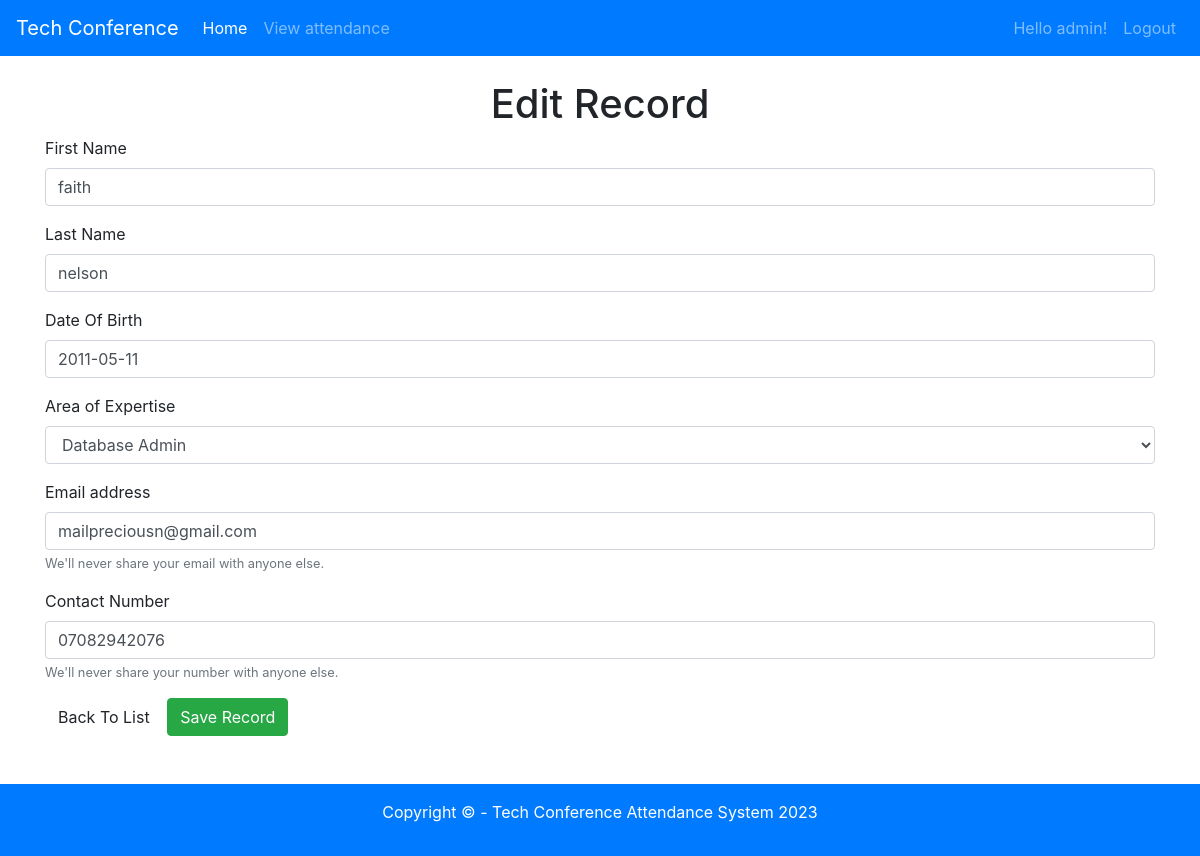
/edit.php?id=5 (signed in), run on the app's committed database.
### tables this page shows
CREATE TABLE `attendance` (
  `attendance_id` int(11) NOT NULL,
  `firstname` varchar(100) NOT NULL,
  `lastname` varchar(1000) NOT NULL,
  `dateofbirth` date NOT NULL,
  `emailaddress` varchar(250) NOT NULL,
  `contactnumber` varchar(16) NOT NULL,
  `specialty_id` int(11) NOT NULL,
  `avatar_path` varchar(200) DEFAULT NULL
);

### db/conn.php (called while the page is built, shortened)
<?php
    $host = '127.0.0.1';
    $db = 'attendance_db';
    $user = 'root';
    $pass = '';
    $charset = 'utf8mb4';
    $dsn = "mysql:host=$host;dbname=$db;charset=$charset";
    try{
        $pdo = new PDO($dsn, $user, $pass);
       $pdo->setAttribute(PDO::ATTR_ERRMODE, PDO::ERRMODE_EXCEPTION);
    } catch(PDOException $e) {
        throw new PDOException($e->getMessage());
    }
    require_once 'crud.php';
    $crud = new crud($pdo);
?>

### db/crud.php (called while the page is built, shortened)
<?php
    class crud{
        private $db;
        function __construct($conn){
            $this->db = $conn;
        }
        public function getattendanceDetails($id){
           try{
                $sql = "select * from attendance a inner join specialties s on a.specialty_id = s.specialty_id
                where attendance_id = :id";
                $stmt = $this->db->prepare($sql);
                $stmt->bindparam(':id', $id);
                $stmt->execute();
                $result = $stmt->fetch();
                return $result;
           }catch (PDOException $e) {
                echo $e->getMessage();
                return false;
            }
        }
        public function getSpecialties(){
            try{
                $sql = "SELECT * FROM `specialties`";
                $result = $this->db->query($sql);
                return $result;
            }catch (PDOException $e) {
                echo $e->getMessage();
                return false;
            }
        }
    }
?>

### edit.php (the view, shortened to what this page needs)
<?php
    require_once 'includes/header.php';
    require_once 'db/conn.php';
    $results = $crud->getSpecialties();
    if(!isset($_GET['id']))
    {
        include 'includes/errormessage.php';
        header("Location: viewrecords.php");
    }
    else{
        $id = $_GET['id'];
        $attendance = $crud->getattendanceDetails($id);
?>
    <h1 class="text-center">Edit Record </h1>
    <form method="post" action="editpost.php">
        <div class="form-group">
            <label for="firstname">First Name</label>
            <input type="text" class="form-control" value="<?php echo $attendance['firstname'] ?>" id="firstname" name="firstname">
        </div>
        <div class="form-group">
            <label for="lastname">Last Name</label>
            <input type="text" class="form-control" value="<?php echo $attendance['lastname'] ?>" id="lastname" name="lastname">
        </div>
        <div class="form-group">
            <label for="dob">Date Of Birth</label>
            <input type="text" class="form-control" value="<?php echo $attendance['dateofbirth'] ?>" id="dob" name="dob">
        </div>
        <div class="form-group">
            <label for="specialty">Area of Expertise</label>
            <select class="form-control" id="specialty" name="specialty">
                <?php while($r = $results->fetch(PDO::FETCH_ASSOC)) {?>
                   <option value="<?php echo $r['specialty_id'] ?>" <?php if($r['specialty_id'] == $attendance['specialty_id']) echo 'selected' ?>>
                        <?php echo $r['name']; ?>
                   </option>
                <?php }?>
            </select>
        </div>
        <div class="form-group">
            <label for="email">Email address</label>
            <input type="email" class="form-control" id="email" value="<?php echo $attendance['emailaddress'] ?>" name="email" aria-describedby="emailHelp" >
            <small id="emailHelp" class="form-text text-muted">We'll never share your email with anyone else.</small>
        </div>
        <div class="form-group">
            <label for="phone">Contact Number</label>
            <input type="text" class="form-control" id="phone" value="<?php echo $attendance['contactnumber'] ?>" name="phone" aria-describedby="phoneHelp" >
            <small id="phoneHelp" class="form-text text-muted">We'll never share your number with anyone else.</small>
        </div>
        <a href="viewrecords.php" class="btn btn-default">Back To List</a>
        <button type="submit" name="submit" class="btn btn-success">Save Record</button>
    </form>
<?php } ?>
<br>
<br>
<br>
<br>
<br>
<?php require_once 'includes/footer.php'; ?>

### data on the page
attendance: firstname "faith", lastname "nelson", dob "2011-05-11", email "mailpreciousn@gmail.com", phone "07082942076"

### other printed values
$_SESSION['username'] "admin"
form field specialty "Database Admin"
